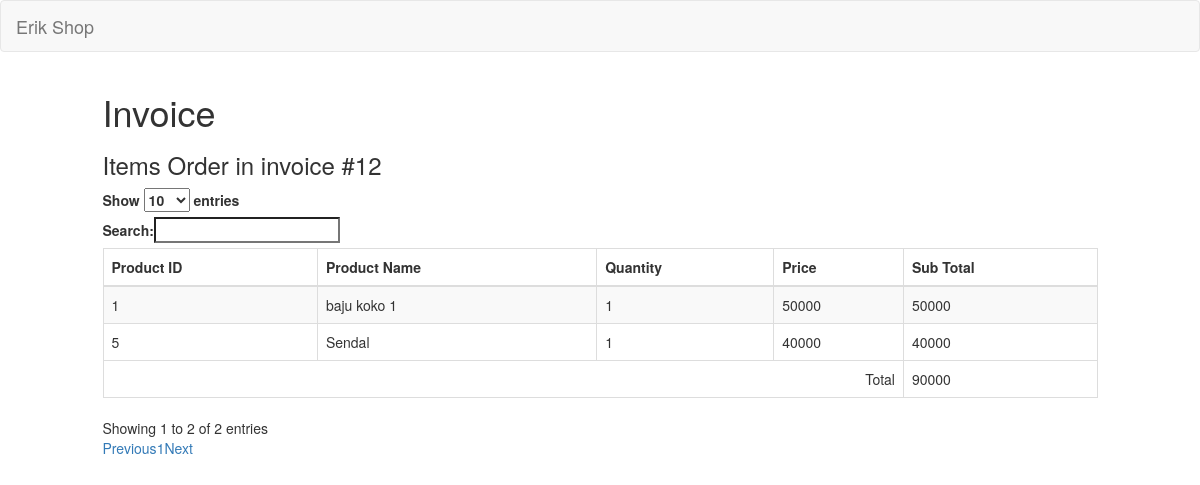
The page /admin/invoices/detail/12 on the database its author committed.
### tables this page shows
CREATE TABLE `invoices` (
  `id` int(10) NOT NULL,
  `date` datetime NOT NULL,
  `due_date` datetime NOT NULL,
  `user_id` int(10) NOT NULL,
  `status` enum('paid','confirmed','unpaid','canceled','expired') NOT NULL
);

CREATE TABLE `orders` (
  `id` int(110) NOT NULL,
  `invoice_id` int(10) NOT NULL,
  `product_id` int(10) NOT NULL,
  `product_name` varchar(50) NOT NULL,
  `qty` int(3) NOT NULL,
  `price` int(9) NOT NULL,
  `options` text NOT NULL
);

### application/controllers/admin/Invoices.php (called while the page is built, shortened)
<?php
Class Invoices extends CI_Controller {
	public function __construct()
	{
		$this->load->model('Model_order');
	}
	public function detail($invoice_id)
	{
		$data['invoice'] = $this->Model_order->get_invoice_by_id($invoice_id);
		$data['orders'] = $this->Model_order->get_orders_by_invoice($invoice_id);
		$this->load->view('backend/view_invoice_detail', $data);
	}
}

### index.php (called while the page is built, shortened)
<?php
require_once BASEPATH.'core/CodeIgniter.php';

### application/models/Model_order.php (called while the page is built, shortened)
<?php
class Model_order extends CI_Model{
    public function get_invoice_by_id($invoice_id)
    {
        $hasil = $this->db->where('id', $invoice_id)->limit(1)->get('invoices');
        if ($hasil->num_rows() > 0){
            return $hasil->row();
        } else {
            return false;
        }
    }
    public function get_orders_by_invoice($invoice_id)
    {
        $hasil = $this->db->where('invoice_id', $invoice_id)->get('orders');
        if ($hasil->num_rows() > 0) {
            return $hasil->result();
        } else {
            return false;
        }
    }
}

### application/views/backend/view_invoice_detail.php (the view, shortened to what this page needs)
<!doctype html>
<html>
    <head>
        <link rel="stylesheet" type="text/css" href="//netdna.bootstrapcdn.com/bootstrap/3.0.3/css/bootstrap.min.css">
        <link rel="stylesheet" type="text/css" href="//cdn.datatables.net/plug-ins/9dcbecd42ad/integration/bootstrap/3/dataTables.bootstrap.css">
    </head>
    <body>
        <div class="row">
            <div class="col-sm-1"></div>
            <div class="col-sm-10">
            <h1>Invoice</h1>
            <h3>Items Order in invoice #<?php echo $invoice->id ;?> </h3>
        <table id="myTable" class="table table-striped table-bordered table-hover">
            <thead>
                <tr>
                    <th>Product ID</th>
                    <th>Product Name</th>
                    <th>Quantity</th>
                    <th>Price</th>
                    <th>Sub Total</th>
                </tr>
            </thead>
            <tbody>
                <?php
                    $total = 0;
                    foreach($orders as $order) :
                    $subtotal = $order->qty * $order->price;
                    $total += $subtotal;
                ?>
                <tr>
                    <td><?php echo $order->product_id ;?></td>
                    <td><?php echo $order->product_name;?></td>
                    <td><?php echo $order->qty;?></td>
                    <td><?php echo $order->price;?></td>
                    <td><?php echo $subtotal;?></td>
                </tr>
                <?php endforeach; ?>
            </tbody>
            <tfoot>
                <tr>
                    <td colspan="4" align="right">Total</td>
                    <td><?php echo $total ;?></td>
                </tr>
            </tfoot>
        </table>
            </div>
            <div class="col-sm-1"></div>
        </div>
    </body>
</html>

### application/views/backend/view_invoice_detail.php (style rules this page uses)
.row div { border:#000 0px solid; }

### rows shown on the page
invoices: id "12"
orders: product "1", product_name "baju koko 1", qty "1", price "50000"
orders: product "5", product_name "Sendal", qty "1", price "40000"

### other values the page prints
anchor(base_url(), 'Erik Shop', ['class' => 'navbar-brand']) "Erik Shop"
$total "90000"
